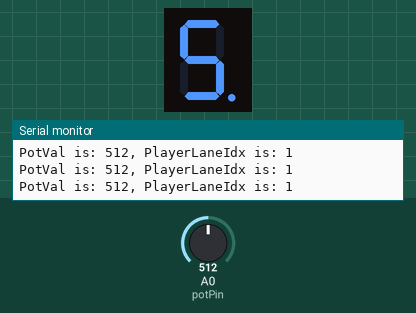
Recording of a sketch running on a simulated Arduino Uno, built with avr-gcc and run on an emulated ATmega328P. Shown: 1-digit seven-segment display, the last lines printed to the serial monitor. Wiring (inferred from the names in the program): 1-digit 7-segment display, segments lit when LOW: segments pin 8, pin 12, pin 9, pin 10, pin 7, pin 13, pin 6, pin 11. The inputs (shaded band) are chosen by the test bench; at power-on: A0 (potPin) = 512. Random numbers use the default seed unless the sketch sets one; the segment pins are drawn as the display they are named for.

Above: at 1.8 s.
1.9 s: A0 (potPin) set to 497
At 4.7 s:
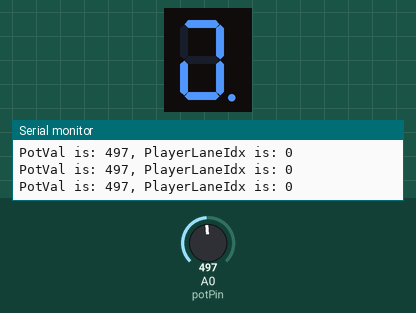
4.9 s: A0 (potPin) set to 106
7.9 s: A0 (potPin) set to 91
10.9 s: A0 (potPin) set to 716
At 11.3 s:
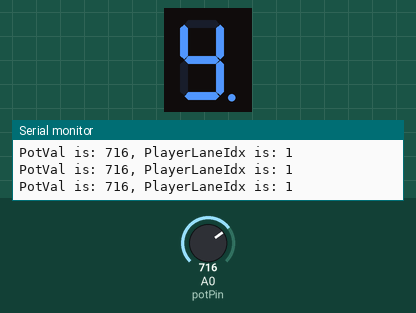
13.4 s: A0 (potPin) set to 511
At 14.4 s:
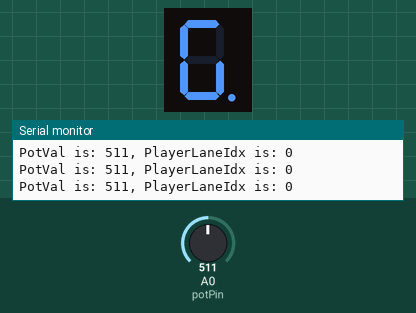
Timing chart, 0 to 16.4 s (numbered marks = the images above; inputs shaded):
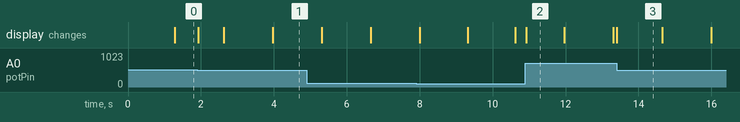

The sketch:

LCDGame.ino
```cpp
#include "LCDGameInstance.h"

/*
  LCDGame
  Provides the Arduino specific implementation for visualisation of the LCD Game logic.
  This uses a potentiometer for input and digital writes to update LEDs representing the objects.
*/
const int leftLanePins[] = {13, 12, 11};
const int rightLanePins[] = {10, 9, 8};
const int playerPins[] = {6, 7};
const int* lanes[] = {leftLanePins, rightLanePins};
const int lanesLength = sizeof(leftLanePins) / sizeof(int);
const int lanesCount = sizeof(lanes) / sizeof(int*);

LCDGameInstance gameInstance(lanesLength, lanesCount);

// Pot range is 0-1023, giving a slight bias to avoid noise on the upper bound we can divide the pot's output into
// the input segments for the player.
const int potSegmentSize = 1024 / lanesCount;
const int potPin = A0;
int potVal;

// Frame rate
const unsigned int timeBetweenTicks = 15;

void setup()
{
  // We need to ensure that all digiral pins are correctly initialised in order to light the LEDs properly.
  Serial.begin(9600);

  for(int i = 0; i < lanesLength; ++i)
  {
    pinMode(leftLanePins[i], OUTPUT);
    digitalWrite(leftLanePins[i], LOW);
  }
  for(int i = 0; i < lanesLength; ++i)
  {
    pinMode(rightLanePins[i], OUTPUT);
    digitalWrite(rightLanePins[i], LOW);
  }
  for(int i = 0; i < lanesCount; ++i)
  {
    pinMode(playerPins[i], OUTPUT);

    // To avoid extra branches later, assume that for now player is at lane 0
    digitalWrite(playerPins[i], (i == 0) ? HIGH : LOW);
  }

  // No connections on pin 0, this should seed somewhat randomly.
  randomSeed(analogRead(0));
}

// To present to LCDGameInstance as our Arduino-flavoured random func.
int nextRandom(const int upper)
{
  return random(upper);
}

void loop()
{
  const int previousLaneIdx = gameInstance.getCurrentLaneIdx();
  const int previousLaneSectionIdx = gameInstance.getCurrentLaneSectionIdx();

  // Tick main game logic
  gameInstance.update(timeBetweenTicks, &nextRandom);

  const int currentLaneIdx = gameInstance.getCurrentLaneIdx();
  const int currentLaneSectionIdx = gameInstance.getCurrentLaneSectionIdx();
  const int score = gameInstance.getScore();

  // Update visual, and serial logic for the objects and lane.
  if(previousLaneSectionIdx != currentLaneSectionIdx)
  {
    digitalWrite(lanes[previousLaneIdx][previousLaneSectionIdx], LOW);
    Serial.print("Lane is: ");
    Serial.print(currentLaneIdx);
    Serial.print(", Wave is: ");
    Serial.print(currentLaneSectionIdx);
    Serial.print(" Score is: ");
    Serial.print(score);
    Serial.print(", ");
  }
  digitalWrite(lanes[currentLaneIdx][currentLaneSectionIdx], HIGH);

  // Update player position, driven from pot for arduino implementation.
  potVal = analogRead(potPin);

  int previousPlayerLaneIdx = gameInstance.getPlayerLaneIdx();
  int playerLaneIdx = potVal / potSegmentSize;

  // Feed our player idx into simulation
  gameInstance.setPlayerLaneIdx(playerLaneIdx);

  if(playerLaneIdx != previousPlayerLaneIdx)
  {
    digitalWrite(playerPins[previousPlayerLaneIdx], LOW);
    digitalWrite(playerPins[playerLaneIdx], HIGH);
  }

  Serial.print("PotVal is: ");
  Serial.print(potVal);
  Serial.print(", PlayerLaneIdx is: ");
  Serial.println(playerLaneIdx);

  // We delay by the amount we provide to the update, thus the Arduino implementation can dictate its own framerate.
  delay(timeBetweenTicks);
}
```

LCDGameInstance.cpp
```cpp
#include "LCDGameInstance.h"

const unsigned int kTimeUntilNextMovement = 500;

LCDGameInstance::LCDGameInstance(const int laneLength, const int laneCount)
  : mLaneLength(laneLength)
  , mLaneCount(laneCount)
  , mTimer(0)
  , mCurrentLaneIdx(0)
  , mPlayerLaneIdx(0)
  , mScore(0)
  , mAvoidObject(false)
{
}

void LCDGameInstance::update(const unsigned int timeElapsed, int (*randomFunc)(const int upper))
{
  mTimer += timeElapsed;
  if(mTimer >= kTimeUntilNextMovement)
  {
    mTimer = 0;
    ++mCurrentLaneSectionIdx;

    // If we're at the end of the lane
    if(mCurrentLaneSectionIdx >= mLaneLength)
    {
      // Adjust score, based on whether player should be allowed or prevented from intersection with object
      if((mCurrentLaneIdx == mPlayerLaneIdx && !mAvoidObject) ||
         (mCurrentLaneIdx != mPlayerLaneIdx && mAvoidObject))
      {
        ++mScore;
      }

      mCurrentLaneIdx = randomFunc(mLaneCount);
      mCurrentLaneSectionIdx = 0;
    }
  }
}

int LCDGameInstance::getCurrentLaneIdx() const
{
  return mCurrentLaneIdx;
}

int LCDGameInstance::getCurrentLaneSectionIdx() const
{
  return mCurrentLaneSectionIdx;
}

int LCDGameInstance::getScore() const
{
  return mScore;
}

int LCDGameInstance::getPlayerLaneIdx() const
{
  return mPlayerLaneIdx;
}

void LCDGameInstance::setPlayerLaneIdx(const int playerLaneIdx)
{
  mPlayerLaneIdx = playerLaneIdx;
}
```

LCDGameInstance.h
```cpp
/*
  LCDGameInstance.h
  Abstraction of a simple LCD Game mechanic.
  Objects will travel down distinct lanes one after another.
  The player may position themselves at the bottom of any lane with the goal of either catching or avoiding the objects.

  e.g. with 4 lanes, and length of 5 units for each object to travel down...
  | x | o | o | o |
  | o | o | o | o |
  | o | x | o | o |
  | o | o | x | o |
  | o | o | o | o |
  |   |   | ^ |   | // Player positioned in lane 3 currently.
*/
class LCDGameInstance
{
public:
  LCDGameInstance(const int laneLength, const int laneCount);

  void update(unsigned int timeElapsed, int (*randomFunc)(const int upper));
  int getCurrentLaneIdx() const;
  int getCurrentLaneSectionIdx() const;
  int getScore() const;
  int getPlayerLaneIdx() const;
  void setPlayerLaneIdx(const int playerLaneIdx);

private:
  const int mLaneLength;      // How long is a particular lane?
  const int mLaneCount;       // How many lanes?
  unsigned int mTimer;        // Time since last event

  int mCurrentLaneIdx;        // Which lane is currently selected?
  int mCurrentLaneSectionIdx; // Which section of the lane is currently active?
  int mPlayerLaneIdx;         // Which lane does the player currently reside in?

  int mScore;                 // What is the player's current score?
  const bool mAvoidObject;    // Player should avoid object, or try to catch it?
};
```

Measured:
- the behaviour switches between 512 and 511 on A0 (potPin) (found by bisection; images 0 and 1)
- what the display in image 2 shows lasts 1.1 s, from 10.9 s to 12.0 s
- what the display in image 3 shows lasts 1.3 s, from 13.4 s to 14.7 s
